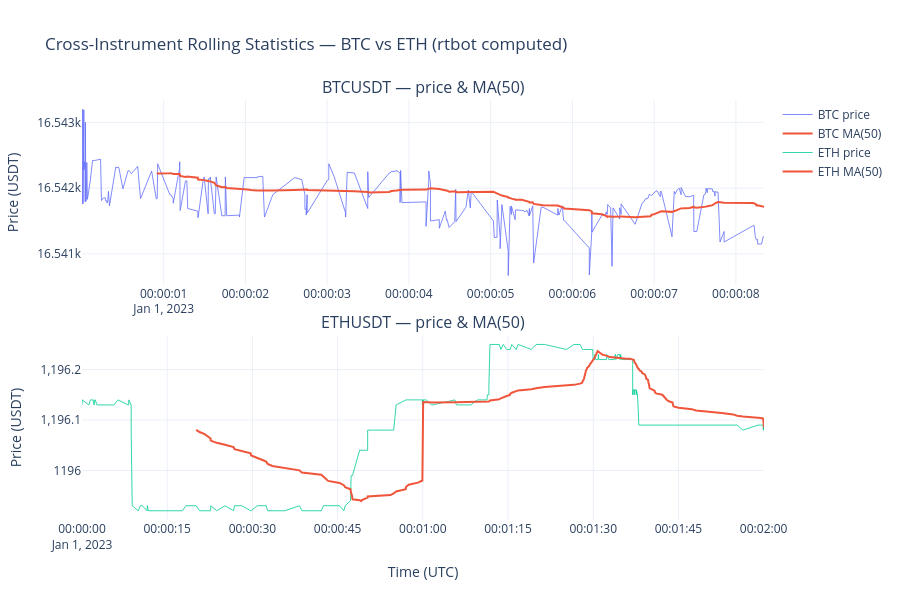

The code cell stored with this chart in its notebook:
### Code cell
from plotly.subplots import make_subplots

fig = make_subplots(rows=2, cols=1, shared_xaxes=False,
                    subplot_titles=['BTCUSDT — price & MA(50)', 'ETHUSDT — price & MA(50)'],
                    vertical_spacing=0.12)

fig.add_trace(go.Scatter(
    x=btc['event_time'], y=btc['price'],
    mode='lines', name='BTC price', line=dict(width=0.8, color='#636EFA'),
), row=1, col=1)
fig.add_trace(go.Scatter(
    x=btc_times, y=[v[1] for v in btc_vals],
    mode='lines', name='BTC MA(50)', line=dict(width=2, color='#EF553B'),
), row=1, col=1)

fig.add_trace(go.Scatter(
    x=eth['event_time'], y=eth['price'],
    mode='lines', name='ETH price', line=dict(width=0.8, color='#00CC96'),
), row=2, col=1)
fig.add_trace(go.Scatter(
    x=eth_times, y=[v[1] for v in eth_vals],
    mode='lines', name='ETH MA(50)', line=dict(width=2, color='#EF553B'),
), row=2, col=1)

fig.update_layout(
    title='Cross-Instrument Rolling Statistics — BTC vs ETH (rtbot computed)',
    template='plotly_white', height=600,
)
fig.update_yaxes(title_text='Price (USDT)', row=1, col=1)
fig.update_yaxes(title_text='Price (USDT)', row=2, col=1)
fig.update_xaxes(title_text='Time (UTC)', row=2, col=1)
fig.show()

### Figure 1 — Plotly figure (JSON) as saved in the notebook; plotly's stock layout.template omitted (floating-point values rounded to 4 significant figures; data arrays with more than 128 entries replaced by an {"elided": "..."} marker saying what was removed)
{"data": [{"line": {"color": "#636EFA", "width": 0.8}, "mode": "lines", "name": "BTC price", "type": "scatter", "x": {"elided": "500 str values"}, "xaxis": "x", "y": {"elided": "500 float values"}, "yaxis": "y"}, {"line": {"color": "#EF553B", "width": 2}, "mode": "lines", "name": "BTC MA(50)", "type": "scatter", "x": {"elided": "168 str values"}, "xaxis": "x", "y": {"elided": "168 float values"}, "yaxis": "y"}, {"line": {"color": "#00CC96", "width": 0.8}, "mode": "lines", "name": "ETH price", "type": "scatter", "x": {"elided": "500 str values"}, "xaxis": "x2", "y": {"elided": "500 float values"}, "yaxis": "y2"}, {"line": {"color": "#EF553B", "width": 2}, "mode": "lines", "name": "ETH MA(50)", "type": "scatter", "x": {"elided": "320 str values"}, "xaxis": "x2", "y": {"elided": "320 float values"}, "yaxis": "y2"}], "layout": {"annotations": [{"font": {"size": 16}, "showarrow": false, "text": "BTCUSDT — price & MA(50)", "x": 0.5, "xanchor": "center", "xref": "paper", "y": 1, "yanchor": "bottom", "yref": "paper"}, {"font": {"size": 16}, "showarrow": false, "text": "ETHUSDT — price & MA(50)", "x": 0.5, "xanchor": "center", "xref": "paper", "y": 0.44, "yanchor": "bottom", "yref": "paper"}], "height": 600, "title": {"text": "Cross-Instrument Rolling Statistics — BTC vs ETH (rtbot computed)"}, "xaxis": {"anchor": "y", "domain": [0, 1]}, "xaxis2": {"anchor": "y2", "domain": [0, 1], "title": {"text": "Time (UTC)"}}, "yaxis": {"anchor": "x", "domain": [0.56, 1], "title": {"text": "Price (USDT)"}}, "yaxis2": {"anchor": "x2", "domain": [0, 0.44], "title": {"text": "Price (USDT)"}}}}
